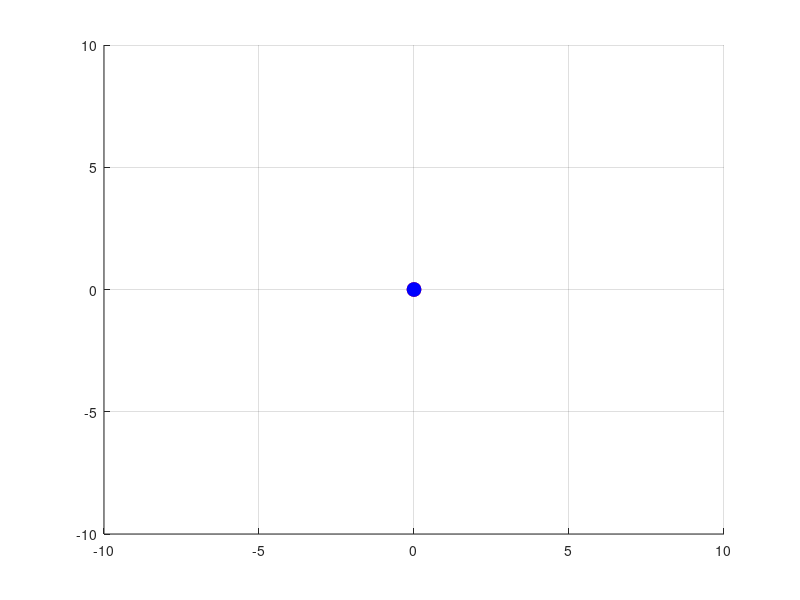

Source code (MATLAB): (Note: this script raises an error after producing the figure.)
dt = 0.1;
t = 0;

mass1 = 1000000000;
pos1 = [5 0];
velocity1 = [-0.1 0.05];
radius1 = 1;
label1 = "planet";

mass2 = 1000000000;
pos2 = [0 0]; 
velocity2 = [0 0];
radius2 = 3;
label2 = "sun";

pos1_p1 = pos1; velocity1_p1 = velocity1;
pos2_p1 = pos2; velocity2_p1 = velocity2;

figure;
axis([-10 10 -10 10]);
grid on;
hold on;

h1 = plot(0, 0, 'ro', 'MarkerSize', 10, 'MarkerFaceColor', 'r');
h2 = plot(0, 0, 'bo', 'MarkerSize', 10, 'MarkerFaceColor', 'b');

while t<10000 

        [Fx, Fy] = force_1_on_2(mass1, pos1, mass2, pos2);
        Force_ext_x2 = Fx;
        Force_ext_y2 = Fy;

        Force_ext_x1 = -Force_ext_x2;
        Force_ext_y1 = -Force_ext_y2;
       

        [Ax1, Ay1] = force_to_acceleration(Force_ext_x1, Force_ext_y1, mass1) ;
        [Vx1p1, Vy1p1] = acceleration_to_velocity(Ax1, Ay1, velocity1(1), velocity1(2), dt)  ;    
        [X1p1, Y1p1] = velocity_to_position(Vx1p1, Vy1p1, pos1(1), pos1(2), dt);        
        velocity1_p1 = [Vx1p1 Vy1p1];
        pos1_p1 = [X1p1 Y1p1];
        
    

        [Ax2, Ay2] = force_to_acceleration(Force_ext_x2, Force_ext_y2, mass2);
        [Vx2p1, Vy2p1] = acceleration_to_velocity(Ax2, Ay2, velocity2(1), velocity2(2), dt)     ; 
        [X2p1, Y2p1] = velocity_to_position(Vx2p1, Vy2p1, pos2(1), pos2(2), dt);        
        velocity2_p1 = [Vx2p1 Vy2p1];
        pos2_p1 = [X2p1 Y2p1];
    

    set(h1, 'XData', X1p1, 'YData', Y1p1);
    set(h2, 'XData', X2p1, 'YData', Y2p1);
    pause(0.005);
    t = t+dt;

    pos1 = pos1_p1; velocity1 = velocity1_p1;
    pos2 = pos2_p1; velocity2 = velocity2_p1;

end
